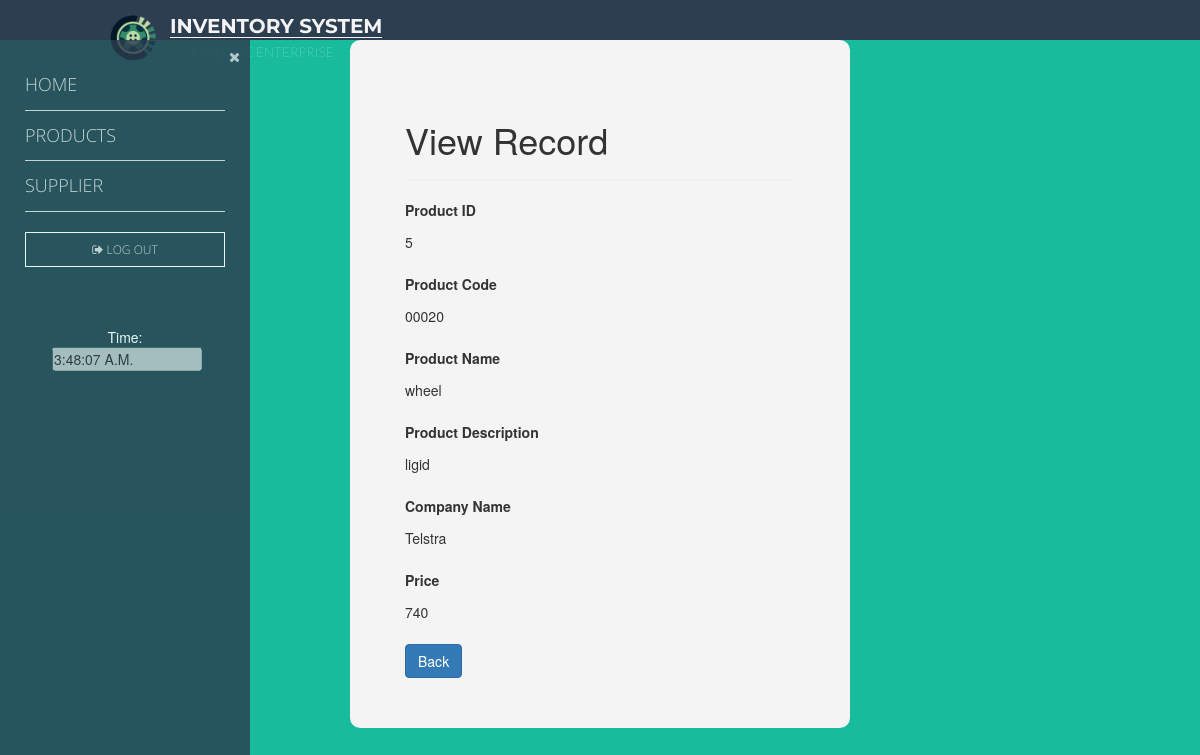
The page /readProd.php?id=5 on the database its author committed.
### tables this page shows
CREATE TABLE `products` (
  `ProductID` int(11) NOT NULL,
  `ProductCode` varchar(20) NOT NULL,
  `ProductName` varchar(50) NOT NULL,
  `ProductDescription` varchar(100) NOT NULL,
  `CompanyName` varchar(20) NOT NULL,
  `Price` double NOT NULL
);

### readProd.php (the view, shortened to what this page needs)
<?php
if(isset($_GET["id"]) && !empty(trim($_GET["id"]))){
    require_once 'config.php';
    $sql  = 'SELECT * FROM products WHERE ProductID = '.$_GET["id"];
    if($result = mysqli_query($link, $sql)){
        if(mysqli_num_rows($result) == 1){
            $row = mysqli_fetch_array($result);
        }else{
            header("location: error.php");
            exit();
        }
    }
} else{
    header("location: error.php");
    exit();
}
?>
<!DOCTYPE html>
<html lang="en">
<head>
    <link rel="stylesheet" href="https://maxcdn.bootstrapcdn.com/bootstrap/3.3.7/css/bootstrap.css">
</head>
<body>
<?php include 'design.php'; ?>
    <div class="wrapper">
        <div class="container-fluid">
            <div class="row">
                <div class="col-md-12">
                    <div class="page-header">
                        <h1>View Record</h1>
                    </div>
					<div class="form-group">
                        <label>Product ID</label>
                        <p class="form-control-static"><?php echo $row["ProductID"]; ?></p>
                    </div>
                    <div class="form-group">
                        <label>Product Code</label>
                        <p class="form-control-static"><?php echo $row["ProductCode"]; ?></p>
                    </div>
					 <div class="form-group">
                        <label>Product Name</label>
                        <p class="form-control-static"><?php echo $row["ProductName"]; ?></p>
                    </div>
                    <div class="form-group">
                        <label>Product Description</label>
                        <p class="form-control-static"><?php echo $row["ProductDescription"]; ?></p>
                    </div>
                    <div class="form-group">
                        <label>Company Name</label>
                        <p class="form-control-static"><?php echo $row["CompanyName"]; ?></p>
                    </div>
					<div class="form-group">
                        <label>Price</label>
                        <p class="form-control-static"><?php echo $row["Price"]; ?></p>
                    </div>
                    <p><a href="products.php" class="btn btn-primary">Back</a></p>
                </div>
            </div>
        </div>
    </div>
</body>
</html>

### css/minorStyle.css (style rules this page uses)
* { margin: 0; padding: 0; list-style: none; text-decoration: none; }
body { padding: 0; margin: 0; background-color: #18bc9c; }

### readProd.php (style rules this page uses)
.wrapper { width: 500px; margin: 0 auto; background:#f4f4f4; border-radius: 10px; padding: 40px; box-sizing: border-box; }

### rows shown on the page
products: ProductID "5", ProductCode "00020", ProductName "wheel", ProductDescription "ligid", CompanyName "Telstra", Price "740"
